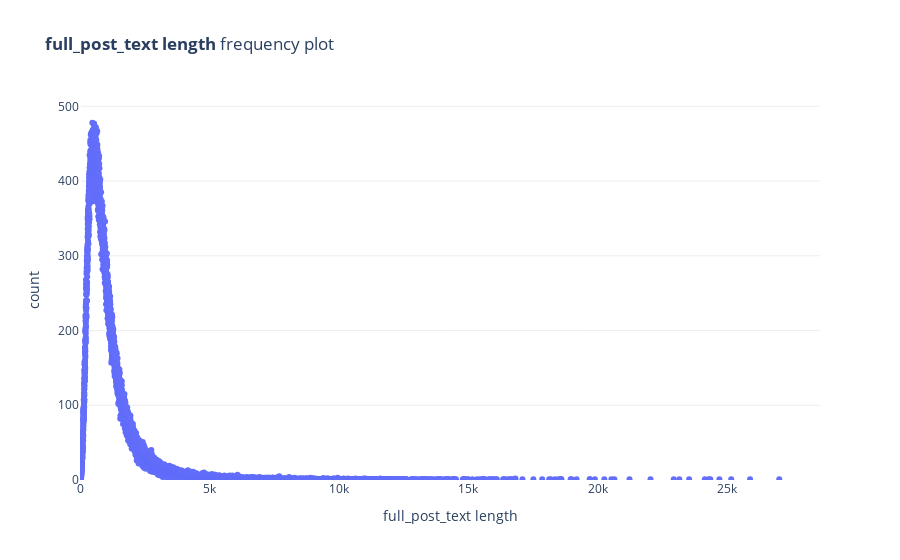

The cell this chart's notebook holds for it:
### Code cell
traces = []
trace = go.Scatter(
    x=full_post_text_length_vc['full_post_text'],
    y=full_post_text_length_vc['count'],
    mode='markers'
)
traces.append(trace)
fig = go.Figure(traces)

    
fig.update_yaxes(gridcolor='#eee', title='count', rangemode='tozero')
fig.update_xaxes(title='full_post_text length', rangemode='tozero')
fig.update_layout(
    title=f'<b>full_post_text length</b> frequency plot',
    plot_bgcolor='#fff',
    showlegend=False,
    height=400
)

fig.show()

### Figure 1 — Plotly figure (JSON) as saved in the notebook; plotly's stock layout.template omitted (floating-point values rounded to 4 significant figures; data arrays with more than 128 entries replaced by an {"elided": "..."} marker saying what was removed)
{"data": [{"mode": "markers", "type": "scatter", "x": {"elided": "7418 int values"}, "y": {"elided": "7418 int values"}}], "layout": {"autosize": true, "plot_bgcolor": "#fff", "showlegend": false, "title": {"text": "<b>full_post_text length</b> frequency plot"}, "xaxis": {"autorange": true, "range": [0, 28600.0], "rangemode": "tozero", "title": {"text": "full_post_text length"}, "type": "linear"}, "yaxis": {"autorange": true, "gridcolor": "#eee", "range": [0, 512.4], "rangemode": "tozero", "title": {"text": "count"}, "type": "linear"}}}
